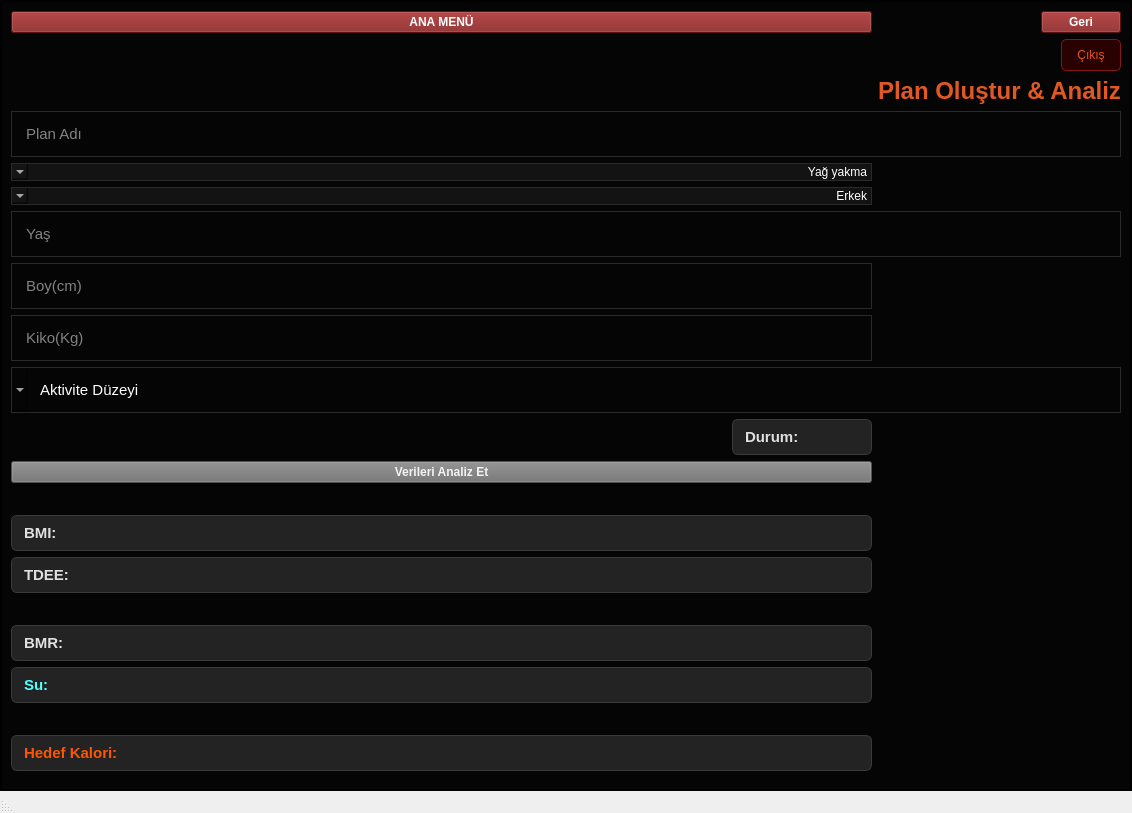
<?xml version="1.0" encoding="UTF-8"?>
<ui version="4.0">
 <class>MainWindow</class>
 <widget class="QMainWindow" name="MainWindow">
  <property name="geometry">
   <rect>
    <x>0</x>
    <y>0</y>
    <width>1132</width>
    <height>813</height>
   </rect>
  </property>
  <property name="sizePolicy">
   <sizepolicy hsizetype="Expanding" vsizetype="Expanding">
    <horstretch>0</horstretch>
    <verstretch>0</verstretch>
   </sizepolicy>
  </property>
  <property name="maximumSize">
   <size>
    <width>16777215</width>
    <height>16777215</height>
   </size>
  </property>
  <property name="windowTitle">
   <string>MainWindow</string>
  </property>
  <property name="layoutDirection">
   <enum>Qt::RightToLeft</enum>
  </property>
  <widget class="QWidget" name="centralwidget">
   <layout class="QVBoxLayout" name="verticalLayout_3">
    <property name="leftMargin">
     <number>0</number>
    </property>
    <property name="topMargin">
     <number>0</number>
    </property>
    <property name="rightMargin">
     <number>0</number>
    </property>
    <property name="bottomMargin">
     <number>0</number>
    </property>
    <item>
     <widget class="QStackedWidget" name="stackedWidget">
      <property name="sizePolicy">
       <sizepolicy hsizetype="Expanding" vsizetype="Expanding">
        <horstretch>0</horstretch>
        <verstretch>0</verstretch>
       </sizepolicy>
      </property>
      <property name="layoutDirection">
       <enum>Qt::RightToLeft</enum>
      </property>
      <property name="styleSheet">
       <string notr="true">background-color: #050505;</string>
      </property>
      <property name="frameShape">
       <enum>QFrame::WinPanel</enum>
      </property>
      <property name="currentIndex">
       <number>4</number>
      </property>
      <widget class="QWidget" name="giris">
       <layout class="QVBoxLayout" name="verticalLayout">
        <item>
         <spacer name="verticalSpacer">
          <property name="orientation">
           <enum>Qt::Vertical</enum>
          </property>
          <property name="sizeHint" stdset="0">
           <size>
            <width>20</width>
            <height>40</height>
           </size>
          </property>
         </spacer>
        </item>
        <item alignment="Qt::AlignHCenter">
         <widget class="QLabel" name="label_gorsel">
          <property name="maximumSize">
           <size>
            <width>650</width>
            <height>300</height>
           </size>
          </property>
          <property name="styleSheet">
           <string notr="true">color: #E0E0E0;        
    font-family: 'Segoe UI', sans-serif;
    font-size: 42px;       
    font-weight: 900;       
    background-color: transparent;
    qproperty-alignment: 'AlignCenter';</string>
          </property>
          <property name="text">
           <string/>
          </property>
          <property name="pixmap">
           <pixmap>../../OneDrive/Resimler/Ekran Görüntüleri/uygulama kapağı.png</pixmap>
          </property>
          <property name="scaledContents">
           <bool>true</bool>
          </property>
         </widget>
        </item>
        <item>
         <widget class="QLineEdit" name="lineEdit_userName">
          <property name="styleSheet">
           <string notr="true">background-color: #050505; /* Obsidian Siyah */
    border: 1px solid #2a2a2a; /* Obsidian Kenarlık */
    border-radius: 8px;
    padding: 12px;
    font-size: 15px;
    color: white;</string>
          </property>
          <property name="placeholderText">
           <string>Kullanıcı Adı</string>
          </property>
         </widget>
        </item>
        <item>
         <widget class="QLineEdit" name="lineEdit_password">
          <property name="styleSheet">
           <string notr="true">background-color: #050505; /* Obsidian Siyah */
    border: 1px solid #2a2a2a; /* Obsidian Kenarlık */
    border-radius: 8px;
    padding: 12px;
    font-size: 15px;
    color: white;
</string>
          </property>
          <property name="placeholderText">
           <string>Şifre</string>
          </property>
         </widget>
        </item>
        <item>
         <widget class="QPushButton" name="pushButton_entry">
          <property name="styleSheet">
           <string notr="true">background-color: #801818;
    color: #E0E0E0;           
    border-radius: 8px;
    padding: 12px;
    font-size: 16px;
    font-weight: bold;
    border: none;</string>
          </property>
          <property name="text">
           <string>Giriş Yap</string>
          </property>
         </widget>
        </item>
        <item>
         <widget class="QPushButton" name="pushButton_2">
          <property name="styleSheet">
           <string notr="true">background-color: transparent;
    color: #888;
    border: none;
    font-size: 14px</string>
          </property>
          <property name="text">
           <string>Şifremi unuttum</string>
          </property>
         </widget>
        </item>
        <item>
         <widget class="QPushButton" name="pushButton">
          <property name="styleSheet">
           <string notr="true">background-color: transparent;
    color: #888;
    border: none;
    font-size: 14px</string>
          </property>
          <property name="text">
           <string>Kaydol</string>
          </property>
         </widget>
        </item>
        <item>
         <spacer name="verticalSpacer_2">
          <property name="orientation">
           <enum>Qt::Vertical</enum>
          </property>
          <property name="sizeHint" stdset="0">
           <size>
            <width>20</width>
            <height>40</height>
           </size>
          </property>
         </spacer>
        </item>
       </layout>
      </widget>
      <widget class="QWidget" name="kaydolma">
       <layout class="QVBoxLayout" name="verticalLayout_2">
        <item>
         <spacer name="verticalSpacer_3">
          <property name="orientation">
           <enum>Qt::Vertical</enum>
          </property>
          <property name="sizeHint" stdset="0">
           <size>
            <width>20</width>
            <height>40</height>
           </size>
          </property>
         </spacer>
        </item>
        <item alignment="Qt::AlignHCenter">
         <widget class="QLabel" name="label_gorsel2">
          <property name="sizePolicy">
           <sizepolicy hsizetype="Preferred" vsizetype="Preferred">
            <horstretch>0</horstretch>
            <verstretch>0</verstretch>
           </sizepolicy>
          </property>
          <property name="maximumSize">
           <size>
            <width>650</width>
            <height>300</height>
           </size>
          </property>
          <property name="styleSheet">
           <string notr="true">color: #E0E0E0;          
    font-family: 'Segoe UI', sans-serif;
    font-size: 42px;        
    font-weight: 900;       
    background-color: transparent;
    qproperty-alignment: 'AlignCenter';</string>
          </property>
          <property name="text">
           <string/>
          </property>
          <property name="pixmap">
           <pixmap>../../OneDrive/Resimler/Ekran Görüntüleri/uygulama kapağı.png</pixmap>
          </property>
          <property name="scaledContents">
           <bool>true</bool>
          </property>
         </widget>
        </item>
        <item>
         <widget class="QLineEdit" name="lineEdit_kaydolma_userName">
          <property name="styleSheet">
           <string notr="true">background-color: #050505;
    border: 1px solid #2a2a2a; 
    padding: 12px;
    font-size: 15px;
    color: white;</string>
          </property>
          <property name="placeholderText">
           <string>Kullanıcı Adı</string>
          </property>
         </widget>
        </item>
        <item>
         <widget class="QLineEdit" name="lineEdit_email">
          <property name="styleSheet">
           <string notr="true">background-color: #050505;
    border: 1px solid #2a2a2a; 
    padding: 12px;
    font-size: 15px;
    color: white;</string>
          </property>
          <property name="placeholderText">
           <string>E-Mail</string>
          </property>
         </widget>
        </item>
        <item>
         <widget class="QLineEdit" name="lineEdit_sifreolusturma">
          <property name="styleSheet">
           <string notr="true">background-color: #050505;
    border: 1px solid #2a2a2a; 
    padding: 12px;
    font-size: 15px;
    color: white;</string>
          </property>
          <property name="placeholderText">
           <string>Şifre</string>
          </property>
         </widget>
        </item>
        <item>
         <widget class="QComboBox" name="comboBox_securityquestion">
          <property name="styleSheet">
           <string notr="true">
background-color: rgba(20, 20, 20, 0.95);
color: rgb(255, 255, 255);
    border: 1px solid #2a2a2a;              
    border-radius: 15px;
</string>
          </property>
          <item>
           <property name="text">
            <string>Güvenlik Sorusu(Bunu seçmeyin)</string>
           </property>
          </item>
          <item>
           <property name="text">
            <string>Evcil hayvan ismi</string>
           </property>
          </item>
          <item>
           <property name="text">
            <string>En sevdiğin renk</string>
           </property>
          </item>
          <item>
           <property name="text">
            <string>En sevdiğin yemek</string>
           </property>
          </item>
          <item>
           <property name="text">
            <string/>
           </property>
          </item>
          <item>
           <property name="text">
            <string/>
           </property>
          </item>
         </widget>
        </item>
        <item>
         <widget class="QLineEdit" name="lineEdit_answerofquestion">
          <property name="styleSheet">
           <string notr="true">background-color: #050505;
    border: 1px solid #2a2a2a; 
    padding: 12px;
    font-size: 15px;
    color: white;</string>
          </property>
          <property name="placeholderText">
           <string>Cevap</string>
          </property>
         </widget>
        </item>
        <item>
         <widget class="QPushButton" name="pushButton_kaydolma">
          <property name="styleSheet">
           <string notr="true">background-color: #801818;
    color: #E0E0E0;           
    border-radius: 8px;
    padding: 12px;
    font-size: 16px;
    font-weight: bold;
    border: none;</string>
          </property>
          <property name="text">
           <string>Kaydol</string>
          </property>
         </widget>
        </item>
        <item>
         <widget class="QPushButton" name="pushButton_girisyapgeri">
          <property name="styleSheet">
           <string notr="true">background-color: transparent;
    color: #888;
    border: none;
    font-size: 14px</string>
          </property>
          <property name="text">
           <string>Giriş Yap</string>
          </property>
         </widget>
        </item>
        <item>
         <spacer name="verticalSpacer_4">
          <property name="orientation">
           <enum>Qt::Vertical</enum>
          </property>
          <property name="sizeHint" stdset="0">
           <size>
            <width>20</width>
            <height>40</height>
           </size>
          </property>
         </spacer>
        </item>
       </layout>
      </widget>
      <widget class="QWidget" name="sifresirlama">
       <layout class="QGridLayout" name="gridLayout_2">
        <item row="6" column="0">
         <widget class="QPushButton" name="pushButton_girisedon">
          <property name="styleSheet">
           <string notr="true">background-color: transparent;
    color: #888;
    border: none;
    font-size: 14px</string>
          </property>
          <property name="text">
           <string>Giriş'e Dön</string>
          </property>
         </widget>
        </item>
        <item row="5" column="0">
         <widget class="QPushButton" name="pushButton_sorgula">
          <property name="styleSheet">
           <string notr="true">background-color: #801818;
    color: #E0E0E0;           
    border-radius: 8px;
    padding: 12px;
    font-size: 16px;
    font-weight: bold;
    border: none;</string>
          </property>
          <property name="text">
           <string>Sorgula</string>
          </property>
         </widget>
        </item>
        <item row="1" column="0">
         <widget class="QLabel" name="label_passwordRevize">
          <property name="styleSheet">
           <string notr="true">font-size:24px;
 color:#E25822; 
font-weight:bold</string>
          </property>
          <property name="text">
           <string>Şifre sıfırlama</string>
          </property>
         </widget>
        </item>
        <item row="7" column="0">
         <spacer name="verticalSpacer_5">
          <property name="orientation">
           <enum>Qt::Vertical</enum>
          </property>
          <property name="sizeHint" stdset="0">
           <size>
            <width>20</width>
            <height>40</height>
           </size>
          </property>
         </spacer>
        </item>
        <item row="4" column="0">
         <widget class="QLineEdit" name="lineEdit_yeniSifre">
          <property name="maximumSize">
           <size>
            <width>16777215</width>
            <height>40</height>
           </size>
          </property>
          <property name="styleSheet">
           <string notr="true">background-color: #050505;
    border: 1px solid #2a2a2a; 
    padding: 12px;
    font-size: 15px;
    color: white;</string>
          </property>
          <property name="placeholderText">
           <string>Yeni Şifre</string>
          </property>
         </widget>
        </item>
        <item row="2" column="0">
         <widget class="QLineEdit" name="lineEdit_emailrepeat">
          <property name="styleSheet">
           <string notr="true">background-color: #050505;
    border: 1px solid #2a2a2a; 
    padding: 12px;
    font-size: 15px;
    color: white;</string>
          </property>
          <property name="placeholderText">
           <string>Kayıtlı Mail</string>
          </property>
         </widget>
        </item>
        <item row="0" column="0">
         <spacer name="verticalSpacer_6">
          <property name="orientation">
           <enum>Qt::Vertical</enum>
          </property>
          <property name="sizeHint" stdset="0">
           <size>
            <width>20</width>
            <height>40</height>
           </size>
          </property>
         </spacer>
        </item>
       </layout>
      </widget>
      <widget class="QWidget" name="coklu_Menu">
       <property name="enabled">
        <bool>true</bool>
       </property>
       <layout class="QGridLayout" name="gridLayout">
        <item row="9" column="0" colspan="4">
         <widget class="QPushButton" name="pushButton_planlarim">
          <property name="styleSheet">
           <string notr="true">background-color: #801818;
    color: #E0E0E0;           
    border-radius: 8px;
    padding: 12px;
    font-size: 16px;
    font-weight: bold;
    border: none;</string>
          </property>
          <property name="text">
           <string>Planlarım</string>
          </property>
         </widget>
        </item>
        <item row="1" column="1" rowspan="2">
         <spacer name="verticalSpacer_8">
          <property name="orientation">
           <enum>Qt::Vertical</enum>
          </property>
          <property name="sizeHint" stdset="0">
           <size>
            <width>20</width>
            <height>40</height>
           </size>
          </property>
         </spacer>
        </item>
        <item row="8" column="0" colspan="4">
         <widget class="QPushButton" name="pushButton_planOlustur">
          <property name="styleSheet">
           <string notr="true">background-color: #801818;
    color: #E0E0E0;           
    border-radius: 8px;
    padding: 12px;
    font-size: 16px;
    font-weight: bold;
    border: none;</string>
          </property>
          <property name="text">
           <string>Plan Oluştur</string>
          </property>
         </widget>
        </item>
        <item row="2" column="0">
         <widget class="QPushButton" name="pushButton_gerimenu">
          <property name="styleSheet">
           <string notr="true">  font-weight: bold;
background-color: #801818;      
    color: white;
</string>
          </property>
          <property name="text">
           <string>Geri</string>
          </property>
         </widget>
        </item>
        <item row="5" column="0">
         <spacer name="horizontalSpacer">
          <property name="orientation">
           <enum>Qt::Horizontal</enum>
          </property>
          <property name="sizeHint" stdset="0">
           <size>
            <width>40</width>
            <height>20</height>
           </size>
          </property>
         </spacer>
        </item>
        <item row="1" column="0">
         <widget class="QPushButton" name="pushButton_cikismenu">
          <property name="styleSheet">
           <string notr="true">background-color: rgba(50, 0, 0, 0.8);
    border: 1px solid #801818;         
    color: #E25822;                        
    border-radius: 5px;                 
    padding: 8px 15px;                      
  </string>
          </property>
          <property name="text">
           <string>Çıkış</string>
          </property>
         </widget>
        </item>
        <item row="5" column="3">
         <spacer name="horizontalSpacer_2">
          <property name="orientation">
           <enum>Qt::Horizontal</enum>
          </property>
          <property name="sizeHint" stdset="0">
           <size>
            <width>40</width>
            <height>20</height>
           </size>
          </property>
         </spacer>
        </item>
        <item row="5" column="1">
         <widget class="QLabel" name="label_menuLogo">
          <property name="enabled">
           <bool>true</bool>
          </property>
          <property name="text">
           <string/>
          </property>
          <property name="pixmap">
           <pixmap>../../OneDrive/Resimler/Ekran Görüntüleri/menu_logo.jpg</pixmap>
          </property>
          <property name="textInteractionFlags">
           <set>Qt::LinksAccessibleByMouse</set>
          </property>
         </widget>
        </item>
        <item row="6" column="1">
         <spacer name="verticalSpacer_7">
          <property name="orientation">
           <enum>Qt::Vertical</enum>
          </property>
          <property name="sizeHint" stdset="0">
           <size>
            <width>20</width>
            <height>40</height>
           </size>
          </property>
         </spacer>
        </item>
       </layout>
      </widget>
      <widget class="QWidget" name="PlanOlusturveAnaliz">
       <layout class="QFormLayout" name="formLayout">
        <item row="1" column="0">
         <widget class="QPushButton" name="pushButton_geriPlanolustur">
          <property name="styleSheet">
           <string notr="true">  font-weight: bold;
background-color: #801818;      
    color: white;

</string>
          </property>
          <property name="text">
           <string>Geri</string>
          </property>
         </widget>
        </item>
        <item row="1" column="1">
         <widget class="QPushButton" name="Button_anaMenuPlankismi">
          <property name="styleSheet">
           <string notr="true">  font-weight: bold;
background-color: #801818;      
    color: white;

</string>
          </property>
          <property name="text">
           <string>ANA MENÜ</string>
          </property>
         </widget>
        </item>
        <item row="2" column="0">
         <widget class="QPushButton" name="pushButton_cikis_plan_olustur">
          <property name="styleSheet">
           <string notr="true">background-color: rgba(50, 0, 0, 0.8);
    border: 1px solid #801818;         
    color: #E25822;                        
    border-radius: 5px;                 
    padding: 8px 15px;        </string>
          </property>
          <property name="text">
           <string>Çıkış</string>
          </property>
         </widget>
        </item>
        <item row="3" column="0">
         <widget class="QLabel" name="label_planveAnaliz">
          <property name="styleSheet">
           <string notr="true">font-size:24px;
 color:#E25822; 
font-weight:bold</string>
          </property>
          <property name="text">
           <string>Plan Oluştur &amp; Analiz</string>
          </property>
         </widget>
        </item>
        <item row="4" column="0" colspan="2">
         <widget class="QLineEdit" name="lineEdit_planAdi">
          <property name="styleSheet">
           <string notr="true">background-color: #050505;
    border: 1px solid #2a2a2a; 
    padding: 12px;
    font-size: 15px;
    color: white;</string>
          </property>
          <property name="placeholderText">
           <string>Plan Adı</string>
          </property>
         </widget>
        </item>
        <item row="5" column="1">
         <widget class="QComboBox" name="comboBox_hedef">
          <property name="styleSheet">
           <string notr="true">
background-color: rgba(20, 20, 20, 0.95);
color: rgb(255, 255, 255);
    border: 1px solid #2a2a2a;              
    border-radius: 15px;
</string>
          </property>
          <item>
           <property name="text">
            <string>Yağ yakma</string>
           </property>
          </item>
          <item>
           <property name="text">
            <string>Kas yapma</string>
           </property>
          </item>
          <item>
           <property name="text">
            <string>Form</string>
           </property>
          </item>
         </widget>
        </item>
        <item row="6" column="1">
         <widget class="QComboBox" name="comboBox_cinsiyet">
          <property name="styleSheet">
           <string notr="true">
background-color: rgba(20, 20, 20, 0.95);
color: rgb(255, 255, 255);
    border: 1px solid #2a2a2a;              
    border-radius: 15px;
</string>
          </property>
          <item>
           <property name="text">
            <string>Erkek</string>
           </property>
          </item>
          <item>
           <property name="text">
            <string>Kadın</string>
           </property>
          </item>
         </widget>
        </item>
        <item row="7" column="0" colspan="2">
         <widget class="QLineEdit" name="lineEdit_Yas">
          <property name="styleSheet">
           <string notr="true">background-color: #050505;
    border: 1px solid #2a2a2a; 
    padding: 12px;
    font-size: 15px;
    color: white;</string>
          </property>
          <property name="placeholderText">
           <string>Yaş</string>
          </property>
         </widget>
        </item>
        <item row="8" column="1">
         <widget class="QLineEdit" name="lineEdit_Boy">
          <property name="styleSheet">
           <string notr="true">background-color: #050505;
    border: 1px solid #2a2a2a; 
    padding: 12px;
    font-size: 15px;
    color: white;</string>
          </property>
          <property name="placeholderText">
           <string>Boy(cm)</string>
          </property>
         </widget>
        </item>
        <item row="10" column="1">
         <widget class="QLineEdit" name="lineEdit_kilo">
          <property name="styleSheet">
           <string notr="true">background-color: #050505;
    border: 1px solid #2a2a2a; 
    padding: 12px;
    font-size: 15px;
    color: white;</string>
          </property>
          <property name="placeholderText">
           <string>Kiko(Kg)</string>
          </property>
         </widget>
        </item>
        <item row="11" column="0" colspan="2">
         <widget class="QComboBox" name="comboBox_AktiviteDuzey">
          <property name="styleSheet">
           <string notr="true">background-color: #050505;
    border: 1px solid #2a2a2a; 
    padding: 12px;
    font-size: 15px;
    color: white;</string>
          </property>
          <item>
           <property name="text">
            <string>Aktivite Düzeyi</string>
           </property>
          </item>
          <item>
           <property name="text">
            <string>Hareketsiz</string>
           </property>
          </item>
          <item>
           <property name="text">
            <string>Haftada 1-2 gün</string>
           </property>
          </item>
          <item>
           <property name="text">
            <string>Haftada 3-4 gün</string>
           </property>
          </item>
          <item>
           <property name="text">
            <string>Haftada 5-6gün</string>
           </property>
          </item>
         </widget>
        </item>
        <item row="13" column="1">
         <widget class="QLabel" name="label_Durum">
          <property name="maximumSize">
           <size>
            <width>140</width>
            <height>105</height>
           </size>
          </property>
          <property name="styleSheet">
           <string notr="true">background-color: rgba(40, 40, 40, 0.85); /* Hafif şeffaf koyu gri zemin */
    border: 1px solid #3a3a3a;                 /* İnce gri çerçeve */
    border-radius: 6px;                        /* Yuvarlatılmış köşeler */
    color: #E0E0E0;                            /* Kırık beyaz yazı rengi */
    font-family: 'Segoe UI';
    font-size: 15px;
    font-weight: bold;
    padding: 8px;                              /* Yazı kenara yapışmasın diye boşluk */
    min-width: 120px;</string>
          </property>
          <property name="text">
           <string>Durum:</string>
          </property>
         </widget>
        </item>
        <item row="14" column="1">
         <widget class="QPushButton" name="pushButton_AnalizEt">
          <property name="styleSheet">
           <string notr="true">  font-weight: bold;
background-color: rgb(115, 115, 115);
color: rgb(243, 243, 243);</string>
          </property>
          <property name="text">
           <string>Verileri Analiz Et</string>
          </property>
         </widget>
        </item>
        <item row="16" column="1">
         <widget class="QLabel" name="label_BMI">
          <property name="styleSheet">
           <string notr="true">background-color: rgba(40, 40, 40, 0.85); /* Hafif şeffaf koyu gri zemin */
    border: 1px solid #3a3a3a;                 /* İnce gri çerçeve */
    border-radius: 6px;                        /* Yuvarlatılmış köşeler */
    color: #E0E0E0;                            /* Kırık beyaz yazı rengi */
    font-family: 'Segoe UI';
    font-size: 15px;
    font-weight: bold;
    padding: 8px;                              /* Yazı kenara yapışmasın diye boşluk */
    min-width: 120px;</string>
          </property>
          <property name="text">
           <string>BMI:</string>
          </property>
         </widget>
        </item>
        <item row="17" column="1">
         <widget class="QLabel" name="label_TDEE">
          <property name="styleSheet">
           <string notr="true">background-color: rgba(40, 40, 40, 0.85); /* Hafif şeffaf koyu gri zemin */
    border: 1px solid #3a3a3a;                 /* İnce gri çerçeve */
    border-radius: 6px;                        /* Yuvarlatılmış köşeler */
    color: #E0E0E0;                            /* Kırık beyaz yazı rengi */
    font-family: 'Segoe UI';
    font-size: 15px;
    font-weight: bold;
    padding: 8px;                              /* Yazı kenara yapışmasın diye boşluk */
    min-width: 120px;</string>
          </property>
          <property name="text">
           <string>TDEE:</string>
          </property>
         </widget>
        </item>
        <item row="19" column="1">
         <spacer name="horizontalSpacer_4">
          <property name="orientation">
           <enum>Qt::Horizontal</enum>
          </property>
          <property name="sizeHint" stdset="0">
           <size>
            <width>40</width>
            <height>20</height>
           </size>
          </property>
         </spacer>
        </item>
        <item row="20" column="1">
         <widget class="QLabel" name="label_BMR">
          <property name="sizePolicy">
           <sizepolicy hsizetype="Preferred" vsizetype="Minimum">
            <horstretch>0</horstretch>
            <verstretch>0</verstretch>
           </sizepolicy>
          </property>
          <property name="styleSheet">
           <string notr="true">background-color: rgba(40, 40, 40, 0.85); /* Hafif şeffaf koyu gri zemin */
    border: 1px solid #3a3a3a;                 /* İnce gri çerçeve */
    border-radius: 6px;                        /* Yuvarlatılmış köşeler */
    color: #E0E0E0;                            /* Kırık beyaz yazı rengi */
    font-family: 'Segoe UI';
    font-size: 15px;
    font-weight: bold;
    padding: 8px;                              /* Yazı kenara yapışmasın diye boşluk */
    min-width: 120px;</string>
          </property>
          <property name="text">
           <string>BMR:</string>
          </property>
         </widget>
        </item>
        <item row="21" column="1">
         <widget class="QLabel" name="label_Su">
          <property name="styleSheet">
           <string notr="true">background-color: rgba(40, 40, 40, 0.85); /* Hafif şeffaf koyu gri zemin */
    border: 1px solid #3a3a3a;                 /* İnce gri çerçeve */
    border-radius: 6px;                        /* Yuvarlatılmış köşeler */
                          /* Kırık beyaz yazı rengi */
color: rgb(85, 255, 255);
    font-family: 'Segoe UI';
    font-size: 15px;
    font-weight: bold;
    padding: 8px;                              /* Yazı kenara yapışmasın diye boşluk */
    min-width: 120px;</string>
          </property>
          <property name="text">
           <string>Su:</string>
          </property>
         </widget>
        </item>
        <item row="23" column="1">
         <spacer name="horizontalSpacer_5">
          <property name="orientation">
           <enum>Qt::Horizontal</enum>
          </property>
          <property name="sizeHint" stdset="0">
           <size>
            <width>40</width>
            <height>20</height>
           </size>
          </property>
         </spacer>
        </item>
        <item row="24" column="1">
         <widget class="QLabel" name="label_HedefKalori">
          <property name="styleSheet">
           <string notr="true">background-color: rgba(40, 40, 40, 0.85); /* Hafif şeffaf koyu gri zemin */
    border: 1px solid #3a3a3a;                 /* İnce gri çerçeve */
    border-radius: 6px;                        /* Yuvarlatılmış köşeler */
                          /* Kırık beyaz yazı rengi */
color: rgb(255, 85, 0);
    font-family: 'Segoe UI';
    font-size: 15px;
    font-weight: bold;
    padding: 8px;                              /* Yazı kenara yapışmasın diye boşluk */
    min-width: 120px;</string>
          </property>
          <property name="text">
           <string>Hedef Kalori:</string>
          </property>
         </widget>
        </item>
        <item row="15" column="1">
         <spacer name="horizontalSpacer_3">
          <property name="orientation">
           <enum>Qt::Horizontal</enum>
          </property>
          <property name="sizeHint" stdset="0">
           <size>
            <width>40</width>
            <height>20</height>
           </size>
          </property>
         </spacer>
        </item>
       </layout>
      </widget>
     </widget>
    </item>
   </layout>
  </widget>
  <widget class="QMenuBar" name="menubar">
   <property name="geometry">
    <rect>
     <x>0</x>
     <y>0</y>
     <width>1132</width>
     <height>25</height>
    </rect>
   </property>
   <property name="nativeMenuBar">
    <bool>false</bool>
   </property>
  </widget>
  <widget class="QStatusBar" name="statusbar"/>
 </widget>
 <resources/>
 <connections/>
</ui>
